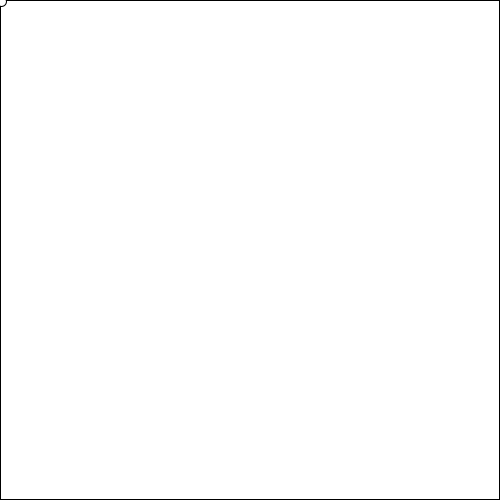
Frame 1 (no input)
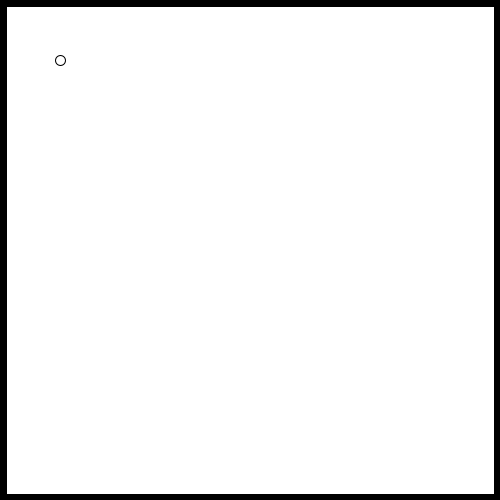
Frame 60 (the mouse pressed at the canvas centre just before this capture)
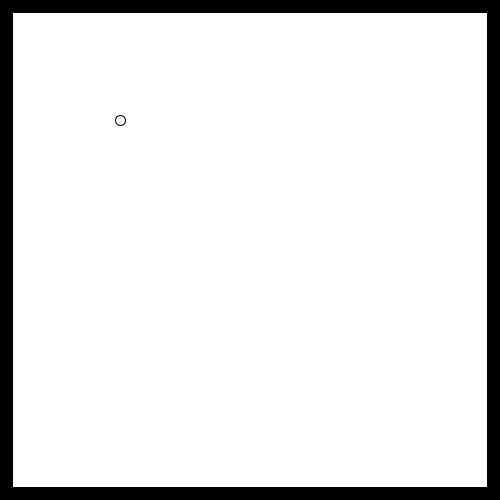
Frame 120 (the mouse held since frame 60 and released just before this capture)

The Processing sketch that drew these frames (run headless with seeded random() and noise(); from frame 60 on, the mouse is pressed at the canvas centre):

// Processing sketch: ball_casper
// ── ball_casper.pde
float ballx, bally, ballspeedx = 1, ballspeedy = 1; //ball variables 
float boxx, boxy, boxsize = 500; //box variables

void setup() {
  size(500, 500);
}

void draw() {
  clear();

  if (ballx>boxsize+boxx) { //collision with box
    ballspeedx=ballspeedx*-1;
  }
  if (ballx<boxx) {
    ballspeedx=ballspeedx*-1;
  }

  if (bally>boxsize+boxy) {
    ballspeedy=ballspeedy*-1;
  }
  if (bally<boxy) {
    ballspeedy=ballspeedy*-1;
  }

  boxsize-=0.2; //shrinking box
  boxx+=0.1; //box moves to stay centered
  boxy+=0.1;

  ballx+=ballspeedx; //ball movement
  bally+=ballspeedy;

  rect(boxx, boxy, boxsize, boxsize); //visual objects
  ellipse(ballx, bally, 10, 10);
}
